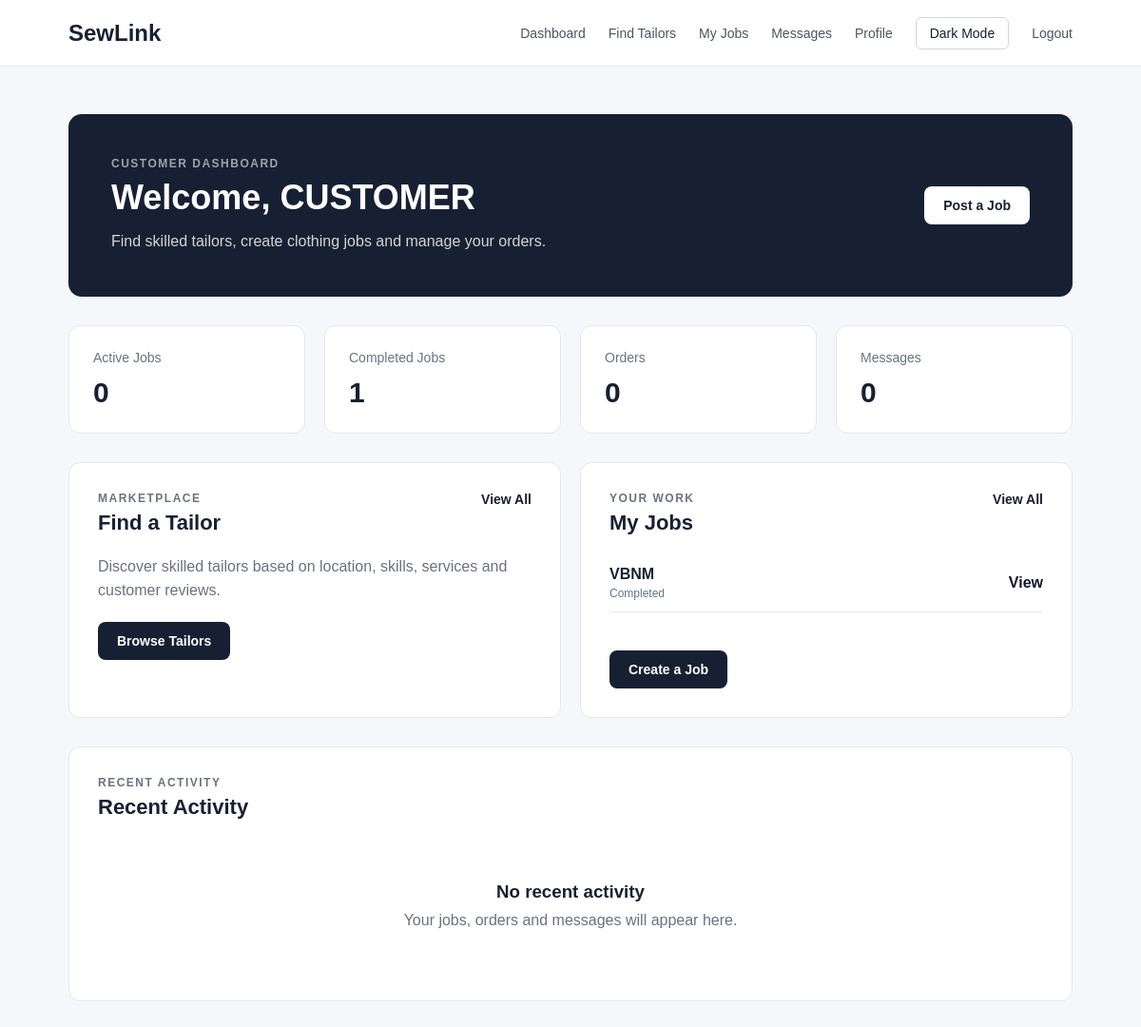
/customer/dashboard/ (signed in), run on an earlier commit of the app's database.
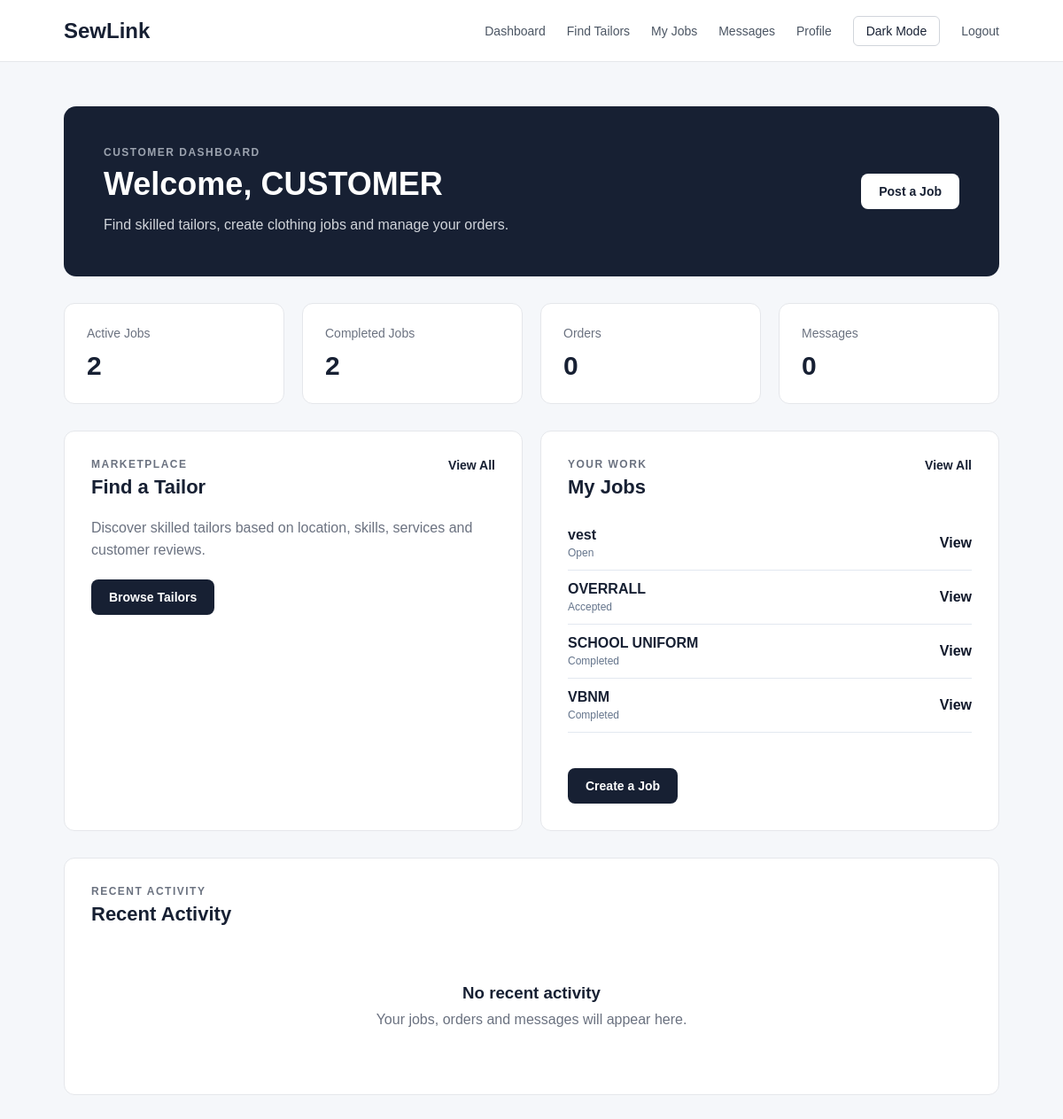
And on a later commit of the database.
### JobApp/models.py (models this page shows, shortened)
class Job(models.Model):
    CATEGORY_CHOICES = [
        ('tailoring', 'Tailoring'),
        ('alteration', 'Clothing Alteration'),
        ('repair', 'Clothing Repair'),
        ('embroidery', 'Embroidery'),
        ('design', 'Clothing Design'),
        ('other', 'Other'),
    ]
    STATUS_CHOICES = [
        ('open', 'Open'),
        ('pending', 'Pending'),
        ('accepted', 'Accepted'),
        ('rejected', 'Rejected'),
        ('in_progress', 'In Progress'),
        ('completed', 'Completed'),
        ('cancelled', 'Cancelled'),
    ]
    customer = models.ForeignKey(
        CustomerProfile,
        on_delete=models.CASCADE,
        related_name='jobs'
    )
    tailor = models.ForeignKey(
        TailorProfile,
        on_delete=models.SET_NULL,
        null=True,
        blank=True,
        related_name='jobs'
    )
    service = models.ForeignKey(
        Service,
        on_delete=models.SET_NULL,
        null=True,
        blank=True,
        related_name='jobs'
    )
    title = models.CharField(max_length=200)
    description = models.TextField()
    category = models.CharField(
        max_length=30,
        choices=CATEGORY_CHOICES,
        default='tailoring'
    )
    budget = models.DecimalField(
        max_digits=10,
        decimal_places=2,
        null=True,
        blank=True
    )
    agreed_price = models.DecimalField(
        max_digits=10,
        decimal_places=2,
        null=True,
        blank=True
    )
    deadline = models.DateField(
        null=True,
        blank=True
    )
    requested_date = models.DateField(
        null=True,
        blank=True
    )
    location = models.CharField(
        max_length=150
    )
    reference_image = models.ImageField(
        upload_to='job_references/',
        blank=True,
        null=True
    )
    status = models.CharField(
        max_length=20,
        choices=STATUS_CHOICES,
        default='open'
    )
    created_at = models.DateTimeField(
        auto_now_add=True
    )
    updated_at = models.DateTimeField(
        auto_now=True
    )

### CustomerApp/views.py (the view)
# urls.py: path('dashboard/', views.dashboard, name='dashboard'),
@login_required
def dashboard(request):
    customer = get_object_or_404(CustomerProfile, user=request.user)
    jobs = Job.objects.filter(customer=customer)
    active_jobs = jobs.exclude(status__in=['completed', 'cancelled']).count()
    completed_jobs = jobs.filter(status='completed').count()
    recent_jobs = jobs.order_by('-created_at')[:5]
    return render(request, 'CustomerApp/customer_dashboard.html', {'customer': customer, 'active_jobs': active_jobs, 'completed_jobs': completed_jobs, 'recent_jobs': recent_jobs})

### CustomerApp/templates/CustomerApp/customer_dashboard.html (shortened to what this page needs)
{% load static %}
<!DOCTYPE html>
<html lang="en">
<head>
    <link rel="stylesheet" href="{% static 'css/customer_dashboard.css' %}">
</head>
<body>
    <header class="navbar">
        <div class="logo">SewLink</div>
        <nav>
            <a href="{% url 'CustomerApp:dashboard' %}">Dashboard</a>
            <a href="{% url 'CustomerApp:tailor_search' %}">Find Tailors</a>
            <a href="{% url 'JobApp:job_list' %}">My Jobs</a>
            <a href="{% url 'MessagingApp:inbox' %}">Messages</a>
            <a href="{% url 'CustomerApp:profile' %}">Profile</a>
            <button id="theme-toggle" type="button">Dark Mode</button>
            <a href="{% url 'AuthenticationApp:logout' %}">Logout</a>
        </nav>
    </header>
    <main class="dashboard">
        <section class="welcome">
            <div>
                <p class="eyebrow">CUSTOMER DASHBOARD</p>
                <h1>Welcome, {{ request.user.username }}</h1>
                <p>Find skilled tailors, create clothing jobs and manage your orders.</p>
            </div>
            <a href="{% url 'JobApp:job_create' %}" class="primary-button">Post a Job</a>
        </section>
        <section class="stats">
            <div class="stat-card">
                <span>Active Jobs</span>
                <strong>{{ active_jobs }}</strong>
            </div>
            <div class="stat-card">
                <span>Completed Jobs</span>
                <strong>{{ completed_jobs }}</strong>
            </div>
            <div class="stat-card">
                <span>Orders</span>
                <strong>0</strong>
            </div>
            <div class="stat-card">
                <span>Messages</span>
                <strong>0</strong>
            </div>
        </section>
        <section class="content-grid">
            <div class="card">
                <div class="card-header">
                    <div>
                        <p class="eyebrow">MARKETPLACE</p>
                        <h2>Find a Tailor</h2>
                    </div>
                    <a href="{% url 'JobApp:job_list' %}">View All</a>
                </div>
                <p>Discover skilled tailors based on location, skills, services and customer reviews.</p>
                <a href="{% url 'CustomerApp:tailor_search' %}" class="secondary-button">Browse Tailors</a>
            </div>
            <div class="card">
                <div class="card-header">
                    <div>
                        <p class="eyebrow">YOUR WORK</p>
                        <h2>My Jobs</h2>
                    </div>
                    <a href="{% url 'JobApp:job_list' %}">View All</a>
                </div>
                {% if recent_jobs %}
                    <div class="recent-jobs">
                        {% for job in recent_jobs %}
                            <div class="recent-job">
                                <div>
                                    <strong>{{ job.title }}</strong>
                                    <span>{{ job.get_status_display }}</span>
                                </div>
                                <a href="{% url 'JobApp:job_detail' job.pk %}">View</a>
                            </div>
                        {% endfor %}
                    </div>
                {% else %}
                    <p>You haven't posted any tailoring jobs yet.</p>
                {% endif %}
                <a href="{% url 'JobApp:job_create' %}" class="secondary-button">Create a Job</a>
            </div>
        </section>
        <section class="card activity">
            <div class="card-header">
                <div>
                    <p class="eyebrow">RECENT ACTIVITY</p>
                    <h2>Recent Activity</h2>
                </div>
            </div>
            <div class="empty-state">
                <h3>No recent activity</h3>
                <p>Your jobs, orders and messages will appear here.</p>
            </div>
        </section>
    </main>
</body>
</html>

What changed in the data, as far as the page shows it:
added Job: title "vest", status "Open"
added Job: title "OVERRALL", status "Accepted"
added Job: title "SCHOOL UNIFORM", status "Completed"
Also different on the page:
{{ active_jobs }}: "0" → "2"
{{ completed_jobs }}: "1" → "2"
